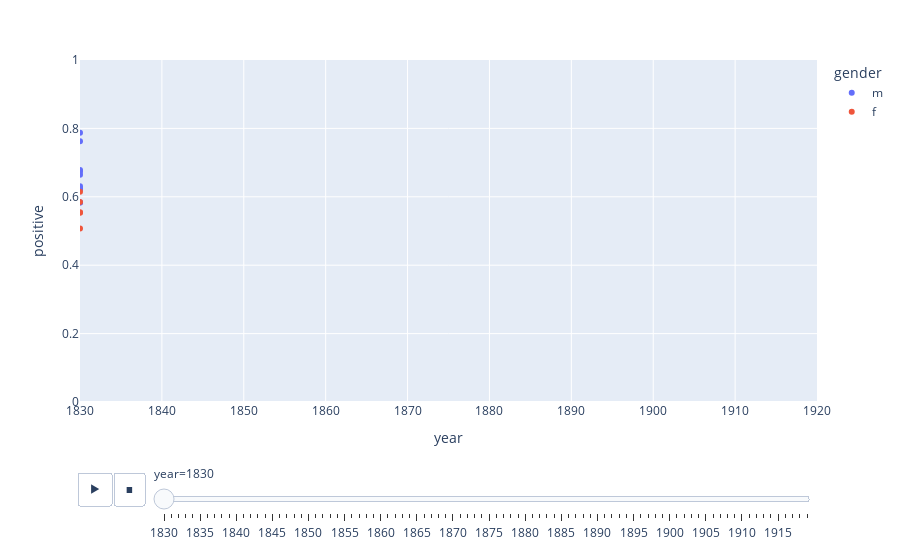

Notebook cell for this chart:
### Code cell
# gender graph
fig = px.scatter(filter_gender,x="year", y="positive",animation_frame="year", 
                 animation_group="word", color="gender", hover_name="word",
                 range_x=[1830,1920], range_y=[0,1]
                )

fig.layout.updatemenus[0].buttons[0].args[1]["frame"]["duration"] = 300 
fig.show()

### Figure 1 — Plotly figure (JSON) as saved in the notebook; plotly's stock layout.template omitted (floating-point values rounded to 4 significant figures)
{"data": [{"hovertemplate": "<b>%{hovertext}</b><br><br>gender=m<br>year=%{x}<br>positive=%{y}<extra></extra>", "hovertext": ["gentleman", "sir", "men", "fellow", "man", "mr.", "king", "lord", "father", "brother"], "ids": ["gentleman", "sir", "men", "fellow", "man", "mr.", "king", "lord", "father", "brother"], "legendgroup": "m", "marker": {"color": "#636efa", "symbol": "circle"}, "mode": "markers", "name": "m", "orientation": "v", "showlegend": true, "type": "scatter", "x": [1830, 1830, 1830, 1830, 1830, 1830, 1830, 1830, 1830, 1830], "xaxis": "x", "y": [0.6787, 0.6645, 0.5832, 0.7626, 0.6226, 0.631, 0.6735, 0.5831, 0.6219, 0.7875], "yaxis": "y"}, {"hovertemplate": "<b>%{hovertext}</b><br><br>gender=f<br>year=%{x}<br>positive=%{y}<extra></extra>", "hovertext": ["wife", "woman", "lady", "mother", "women"], "ids": ["wife", "woman", "lady", "mother", "women"], "legendgroup": "f", "marker": {"color": "#EF553B", "symbol": "circle"}, "mode": "markers", "name": "f", "orientation": "v", "showlegend": true, "type": "scatter", "x": [1830, 1830, 1830, 1830, 1830], "xaxis": "x", "y": [0.6148, 0.507, 0.5849, 0.5536, 0.5551], "yaxis": "y"}], "layout": {"legend": {"title": {"text": "gender"}, "tracegroupgap": 0}, "margin": {"t": 60}, "sliders": [{"active": 0, "currentvalue": {"prefix": "year="}, "len": 0.9, "pad": {"b": 10, "t": 60}, "steps": [{"args": [["1830"], {"frame": {"duration": 0, "redraw": false}, "fromcurrent": true, "mode": "immediate", "transition": {"duration": 0, "easing": "linear"}}], "label": "1830", "method": "animate"}, {"args": [["1831"], {"frame": {"duration": 0, "redraw": false}, "fromcurrent": true, "mode": "immediate", "transition": {"duration": 0, "easing": "linear"}}], "label": "1831", "method": "animate"}, {"args": [["1832"], {"frame": {"duration": 0, "redraw": false}, "fromcurrent": true, "mode": "immediate", "transition": {"duration": 0, "easing": "linear"}}], "label": "1832", "method": "animate"}, {"args": [["1833"], {"frame": {"duration": 0, "redraw": false}, "fromcurrent": true, "mode": "immediate", "transition": {"duration": 0, "easing": "linear"}}], "label": "1833", "method": "animate"}, {"args": [["1834"], {"frame": {"duration": 0, "redraw": false}, "fromcurrent": true, "mode": "immediate", "transition": {"duration": 0, "easing": "linear"}}], "label": "1834", "method": "animate"}, {"args": [["1835"], {"frame": {"duration": 0, "redraw": false}, "fromcurrent": true, "mode": "immediate", "transition": {"duration": 0, "easing": "linear"}}], "label": "1835", "method": "animate"}, {"args": [["1836"], {"frame": {"duration": 0, "redraw": false}, "fromcurrent": true, "mode": "immediate", "transition": {"duration": 0, "easing": "linear"}}], "label": "1836", "method": "animate"}, {"args": [["1837"], {"frame": {"duration": 0, "redraw": false}, "fromcurrent": true, "mode": "immediate", "transition": {"duration": 0, "easing": "linear"}}], "label": "1837", "method": "animate"}, {"args": [["1838"], {"frame": {"duration": 0, "redraw": false}, "fromcurrent": true, "mode": "immediate", "transition": {"duration": 0, "easing": "linear"}}], "label": "1838", "method": "animate"}, {"args": [["1839"], {"frame": {"duration": 0, "redraw": false}, "fromcurrent": true, "mode": "immediate", "transition": {"duration": 0, "easing": "linear"}}], "label": "1839", "method": "animate"}, {"args": [["1840"], {"frame": {"duration": 0, "redraw": false}, "fromcurrent": true, "mode": "immediate", "transition": {"duration": 0, "easing": "linear"}}], "label": "1840", "method": "animate"}, {"args": [["1841"], {"frame": {"duration": 0, "redraw": false}, "fromcurrent": true, "mode": "immediate", "transition": {"duration": 0, "easing": "linear"}}], "label": "1841", "method": "animate"}, {"args": [["1842"], {"frame": {"duration": 0, "redraw": false}, "fromcurrent": true, "mode": "immediate", "transition": {"duration": 0, "easing": "linear"}}], "label": "1842", "method": "animate"}, {"args": [["1843"], {"frame": {"duration": 0, "redraw": false}, "fromcurrent": true, "mode": "immediate", "transition": {"duration": 0, "easing": "linear"}}], "label": "1843", "method": "animate"}, {"args": [["1844"], {"frame": {"duration": 0, "redraw": false}, "fromcurrent": true, "mode": "immediate", "transition": {"duration": 0, "easing": "linear"}}], "label": "1844", "method": "animate"}, {"args": [["1845"], {"frame": {"duration": 0, "redraw": false}, "fromcurrent": true, "mode": "immediate", "transition": {"duration": 0, "easing": "linear"}}], "label": "1845", "method": "animate"}, {"args": [["1846"], {"frame": {"duration": 0, "redraw": false}, "fromcurrent": true, "mode": "immediate", "transition": {"duration": 0, "easing": "linear"}}], "label": "1846", "method": "animate"}, {"args": [["1847"], {"frame": {"duration": 0, "redraw": false}, "fromcurrent": true, "mode": "immediate", "transition": {"duration": 0, "easing": "linear"}}], "label": "1847", "method": "animate"}, {"args": [["1848"], {"frame": {"duration": 0, "redraw": false}, "fromcurrent": true, "mode": "immediate", "transition": {"duration": 0, "easing": "linear"}}], "label": "1848", "method": "animate"}, {"args": [["1849"], {"frame": {"duration": 0, "redraw": false}, "fromcurrent": true, "mode": "immediate", "transition": {"duration": 0, "easing": "linear"}}], "label": "1849", "method": "animate"}, {"args": [["1850"], {"frame": {"duration": 0, "redraw": false}, "fromcurrent": true, "mode": "immediate", "transition": {"duration": 0, "easing": "linear"}}], "label": "1850", "method": "animate"}, {"args": [["1851"], {"frame": {"duration": 0, "redraw": false}, "fromcurrent": true, "mode": "immediate", "transition": {"duration": 0, "easing": "linear"}}], "label": "1851", "method": "animate"}, {"args": [["1852"], {"frame": {"duration": 0, "redraw": false}, "fromcurrent": true, "mode": "immediate", "transition": {"duration": 0, "easing": "linear"}}], "label": "1852", "method": "animate"}, {"args": [["1853"], {"frame": {"duration": 0, "redraw": false}, "fromcurrent": true, "mode": "immediate", "transition": {"duration": 0, "easing": "linear"}}], "label": "1853", "method": "animate"}, {"args": [["1854"], {"frame": {"duration": 0, "redraw": false}, "fromcurrent": true, "mode": "immediate", "transition": {"duration": 0, "easing": "linear"}}], "label": "1854", "method": "animate"}, {"args": [["1855"], {"frame": {"duration": 0, "redraw": false}, "fromcurrent": true, "mode": "immediate", "transition": {"duration": 0, "easing": "linear"}}], "label": "1855", "method": "animate"}, {"args": [["1856"], {"frame": {"duration": 0, "redraw": false}, "fromcurrent": true, "mode": "immediate", "transition": {"duration": 0, "easing": "linear"}}], "label": "1856", "method": "animate"}, {"args": [["1857"], {"frame": {"duration": 0, "redraw": false}, "fromcurrent": true, "mode": "immediate", "transition": {"duration": 0, "easing": "linear"}}], "label": "1857", "method": "animate"}, {"args": [["1858"], {"frame": {"duration": 0, "redraw": false}, "fromcurrent": true, "mode": "immediate", "transition": {"duration": 0, "easing": "linear"}}], "label": "1858", "method": "animate"}, {"args": [["1859"], {"frame": {"duration": 0, "redraw": false}, "fromcurrent": true, "mode": "immediate", "transition": {"duration": 0, "easing": "linear"}}], "label": "1859", "method": "animate"}, {"args": [["1860"], {"frame": {"duration": 0, "redraw": false}, "fromcurrent": true, "mode": "immediate", "transition": {"duration": 0, "easing": "linear"}}], "label": "1860", "method": "animate"}, {"args": [["1861"], {"frame": {"duration": 0, "redraw": false}, "fromcurrent": true, "mode": "immediate", "transition": {"duration": 0, "easing": "linear"}}], "label": "1861", "method": "animate"}, {"args": [["1862"], {"frame": {"duration": 0, "redraw": false}, "fromcurrent": true, "mode": "immediate", "transition": {"duration": 0, "easing": "linear"}}], "label": "1862", "method": "animate"}, {"args": [["1863"], {"frame": {"duration": 0, "redraw": false}, "fromcurrent": true, "mode": "immediate", "transition": {"duration": 0, "easing": "linear"}}], "label": "1863", "method": "animate"}, {"args": [["1864"], {"frame": {"duration": 0, "redraw": false}, "fromcurrent": true, "mode": "immediate", "transition": {"duration": 0, "easing": "linear"}}], "label": "1864", "method": "animate"}, {"args": [["1865"], {"frame": {"duration": 0, "redraw": false}, "fromcurrent": true, "mode": "immediate", "transition": {"duration": 0, "easing": "linear"}}], "label": "1865", "method": "animate"}, {"args": [["1866"], {"frame": {"duration": 0, "redraw": false}, "fromcurrent": true, "mode": "immediate", "transition": {"duration": 0, "easing": "linear"}}], "label": "1866", "method": "animate"}, {"args": [["1867"], {"frame": {"duration": 0, "redraw": false}, "fromcurrent": true, "mode": "immediate", "transition": {"duration": 0, "easing": "linear"}}], "label": "1867", "method": "animate"}, {"args": [["1868"], {"frame": {"duration": 0, "redraw": false}, "fromcurrent": true, "mode": "immediate", "transition": {"duration": 0, "easing": "linear"}}], "label": "1868", "method": "animate"}, {"args": [["1869"], {"frame": {"duration": 0, "redraw": false}, "fromcurrent": true, "mode": "immediate", "transition": {"duration": 0, "easing": "linear"}}], "label": "1869", "method": "animate"}, {"args": [["1870"], {"frame": {"duration": 0, "redraw": false}, "fromcurrent": true, "mode": "immediate", "transition": {"duration": 0, "easing": "linear"}}], "label": "1870", "method": "animate"}, {"args": [["1871"], {"frame": {"duration": 0, "redraw": false}, "fromcurrent": true, "mode": "immediate", "transition": {"duration": 0, "easing": "linear"}}], "label": "1871", "method": "animate"}, {"args": [["1872"], {"frame": {"duration": 0, "redraw": false}, "fromcurrent": true, "mode": "immediate", "transition": {"duration": 0, "easing": "linear"}}], "label": "1872", "method": "animate"}, {"args": [["1873"], {"frame": {"duration": 0, "redraw": false}, "fromcurrent": true, "mode": "immediate", "transition": {"duration": 0, "easing": "linear"}}], "label": "1873", "method": "animate"}, {"args": [["1874"], {"frame": {"duration": 0, "redraw": false}, "fromcurrent": true, "mode": "immediate", "transition": {"duration": 0, "easing": "linear"}}], "label": "1874", "method": "animate"}, {"args": [["1875"], {"frame": {"duration": 0, "redraw": false}, "fromcurrent": true, "mode": "immediate", "transition": {"duration": 0, "easing": "linear"}}], "label": "1875", "method": "animate"}, {"args": [["1876"], {"frame": {"duration": 0, "redraw": false}, "fromcurrent": true, "mode": "immediate", "transition": {"duration": 0, "easing": "linear"}}], "label": "1876", "method": "animate"}, {"args": [["1877"], {"frame": {"duration": 0, "redraw": false}, "fromcurrent": true, "mode": "immediate", "transition": {"duration": 0, "easing": "linear"}}], "label": "1877", "method": "animate"}, {"args": [["1878"], {"frame": {"duration": 0, "redraw": false}, "fromcurrent": true, "mode": "immediate", "transition": {"duration": 0, "easing": "linear"}}], "label": "1878", "method": "animate"}, {"args": [["1879"], {"frame": {"duration": 0, "redraw": false}, "fromcurrent": true, "mode": "immediate", "transition": {"duration": 0, "easing": "linear"}}], "label": "1879", "method": "animate"}, {"args": [["1880"], {"frame": {"duration": 0, "redraw": false}, "fromcurrent": true, "mode": "immediate", "transition": {"duration": 0, "easing": "linear"}}], "label": "1880", "method": "animate"}, {"args": [["1881"], {"frame": {"duration": 0, "redraw": false}, "fromcurrent": true, "mode": "immediate", "transition": {"duration": 0, "easing": "linear"}}], "label": "1881", "method": "animate"}, {"args": [["1882"], {"frame": {"duration": 0, "redraw": false}, "fromcurrent": true, "mode": "immediate", "transition": {"duration": 0, "easing": "linear"}}], "label": "1882", "method": "animate"}, {"args": [["1883"], {"frame": {"duration": 0, "redraw": false}, "fromcurrent": true, "mode": "immediate", "transition": {"duration": 0, "easing": "linear"}}], "label": "1883", "method": "animate"}, {"args": [["1884"], {"frame": {"duration": 0, "redraw": false}, "fromcurrent": true, "mode": "immediate", "transition": {"duration": 0, "easing": "linear"}}], "label": "1884", "method": "animate"}, {"args": [["1885"], {"frame": {"duration": 0, "redraw": false}, "fromcurrent": true, "mode": "immediate", "transition": {"duration": 0, "easing": "linear"}}], "label": "1885", "method": "animate"}, {"args": [["1886"], {"frame": {"duration": 0, "redraw": false}, "fromcurrent": true, "mode": "immediate", "transition": {"duration": 0, "easing": "linear"}}], "label": "1886", "method": "animate"}, {"args": [["1887"], {"frame": {"duration": 0, "redraw": false}, "fromcurrent": true, "mode": "immediate", "transition": {"duration": 0, "easing": "linear"}}], "label": "1887", "method": "animate"}, {"args": [["1888"], {"frame": {"duration": 0, "redraw": false}, "fromcurrent": true, "mode": "immediate", "transition": {"duration": 0, "easing": "linear"}}], "label": "1888", "method": "animate"}, {"args": [["1889"], {"frame": {"duration": 0, "redraw": false}, "fromcurrent": true, "mode": "immediate", "transition": {"duration": 0, "easing": "linear"}}], "label": "1889", "method": "animate"}, {"args": [["1890"], {"frame": {"duration": 0, "redraw": false}, "fromcurrent": true, "mode": "immediate", "transition": {"duration": 0, "easing": "linear"}}], "label": "1890", "method": "animate"}, {"args": [["1891"], {"frame": {"duration": 0, "redraw": false}, "fromcurrent": true, "mode": "immediate", "transition": {"duration": 0, "easing": "linear"}}], "label": "1891", "method": "animate"}, {"args": [["1892"], {"frame": {"duration": 0, "redraw": false}, "fromcurrent": true, "mode": "immediate", "transition": {"duration": 0, "easing": "linear"}}], "label": "1892", "method": "animate"}, {"args": [["1893"], {"frame": {"duration": 0, "redraw": false}, "fromcurrent": true, "mode": "immediate", "transition": {"duration": 0, "easing": "linear"}}], "label": "1893", "method": "animate"}, {"args": [["1894"], {"frame": {"duration": 0, "redraw": false}, "fromcurrent": true, "mode": "immediate", "transition": {"duration": 0, "easing": "linear"}}], "label": "1894", "method": "animate"}, {"args": [["1895"], {"frame": {"duration": 0, "redraw": false}, "fromcurrent": true, "mode": "immediate", "transition": {"duration": 0, "easing": "linear"}}], "label": "1895", "method": "animate"}, {"args": [["1896"], {"frame": {"duration": 0, "redraw": false}, "fromcurrent": true, "mode": "immediate", "transition": {"duration": 0, "easing": "linear"}}], "label": "1896", "method": "animate"}, {"args": [["1897"], {"frame": {"duration": 0, "redraw": false}, "fromcurrent": true, "mode": "immediate", "transition": {"duration": 0, "easing": "linear"}}], "label": "1897", "method": "animate"}, {"args": [["1898"], {"frame": {"duration": 0, "redraw": false}, "fromcurrent": true, "mode": "immediate", "transition": {"duration": 0, "easing": "linear"}}], "label": "1898", "method": "animate"}, {"args": [["1899"], {"frame": {"duration": 0, "redraw": false}, "fromcurrent": true, "mode": "immediate", "transition": {"duration": 0, "easing": "linear"}}], "label": "1899", "method": "animate"}, {"args": [["1900"], {"frame": {"duration": 0, "redraw": false}, "fromcurrent": true, "mode": "immediate", "transition": {"duration": 0, "easing": "linear"}}], "label": "1900", "method": "animate"}, {"args": [["1901"], {"frame": {"duration": 0, "redraw": false}, "fromcurrent": true, "mode": "immediate", "transition": {"duration": 0, "easing": "linear"}}], "label": "1901", "method": "animate"}, {"args": [["1902"], {"frame": {"duration": 0, "redraw": false}, "fromcurrent": true, "mode": "immediate", "transition": {"duration": 0, "easing": "linear"}}], "label": "1902", "method": "animate"}, {"args": [["1903"], {"frame": {"duration": 0, "redraw": false}, "fromcurrent": true, "mode": "immediate", "transition": {"duration": 0, "easing": "linear"}}], "label": "1903", "method": "animate"}, {"args": [["1904"], {"frame": {"duration": 0, "redraw": false}, "fromcurrent": true, "mode": "immediate", "transition": {"duration": 0, "easing": "linear"}}], "label": "1904", "method": "animate"}, {"args": [["1905"], {"frame": {"duration": 0, "redraw": false}, "fromcurrent": true, "mode": "immediate", "transition": {"duration": 0, "easing": "linear"}}], "label": "1905", "method": "animate"}, {"args": [["1906"], {"frame": {"duration": 0, "redraw": false}, "fromcurrent": true, "mode": "immediate", "transition": {"duration": 0, "easing": "linear"}}], "label": "1906", "method": "animate"}, {"args": [["1907"], {"frame": {"duration": 0, "redraw": false}, "fromcurrent": true, "mode": "immediate", "transition": {"duration": 0, "easing": "linear"}}], "label": "1907", "method": "animate"}, {"args": [["1908"], {"frame": {"duration": 0, "redraw": false}, "fromcurrent": true, "mode": "immediate", "transition": {"duration": 0, "easing": "linear"}}], "label": "1908", "method": "animate"}, {"args": [["1909"], {"frame": {"duration": 0, "redraw": false}, "fromcurrent": true, "mode": "immediate", "transition": {"duration": 0, "easing": "linear"}}], "label": "1909", "method": "animate"}, {"args": [["1910"], {"frame": {"duration": 0, "redraw": false}, "fromcurrent": true, "mode": "immediate", "transition": {"duration": 0, "easing": "linear"}}], "label": "1910", "method": "animate"}, {"args": [["1911"], {"frame": {"duration": 0, "redraw": false}, "fromcurrent": true, "mode": "immediate", "transition": {"duration": 0, "easing": "linear"}}], "label": "1911", "method": "animate"}, {"args": [["1912"], {"frame": {"duration": 0, "redraw": false}, "fromcurrent": true, "mode": "immediate", "transition": {"duration": 0, "easing": "linear"}}], "label": "1912", "method": "animate"}, {"args": [["1913"], {"frame": {"duration": 0, "redraw": false}, "fromcurrent": true, "mode": "immediate", "transition": {"duration": 0, "easing": "linear"}}], "label": "1913", "method": "animate"}, {"args": [["1914"], {"frame": {"duration": 0, "redraw": false}, "fromcurrent": true, "mode": "immediate", "transition": {"duration": 0, "easing": "linear"}}], "label": "1914", "method": "animate"}, {"args": [["1915"], {"frame": {"duration": 0, "redraw": false}, "fromcurrent": true, "mode": "immediate", "transition": {"duration": 0, "easing": "linear"}}], "label": "1915", "method": "animate"}, {"args": [["1916"], {"frame": {"duration": 0, "redraw": false}, "fromcurrent": true, "mode": "immediate", "transition": {"duration": 0, "easing": "linear"}}], "label": "1916", "method": "animate"}, {"args": [["1917"], {"frame": {"duration": 0, "redraw": false}, "fromcurrent": true, "mode": "immediate", "transition": {"duration": 0, "easing": "linear"}}], "label": "1917", "method": "animate"}, {"args": [["1918"], {"frame": {"duration": 0, "redraw": false}, "fromcurrent": true, "mode": "immediate", "transition": {"duration": 0, "easing": "linear"}}], "label": "1918", "method": "animate"}, {"args": [["1919"], {"frame": {"duration": 0, "redraw": false}, "fromcurrent": true, "mode": "immediate", "transition": {"duration": 0, "easing": "linear"}}], "label": "1919", "method": "animate"}], "x": 0.1, "xanchor": "left", "y": 0, "yanchor": "top"}], "updatemenus": [{"buttons": [{"args": [null, {"frame": {"duration": 300, "redraw": false}, "fromcurrent": true, "mode": "immediate", "transition": {"duration": 500, "easing": "linear"}}], "label": "&#9654;", "method": "animate"}, {"args": [[null], {"frame": {"duration": 0, "redraw": false}, "fromcurrent": true, "mode": "immediate", "transition": {"duration": 0, "easing": "linear"}}], "label": "&#9724;", "method": "animate"}], "direction": "left", "pad": {"r": 10, "t": 70}, "showactive": false, "type": "buttons", "x": 0.1, "xanchor": "right", "y": 0, "yanchor": "top"}], "xaxis": {"anchor": "y", "categoryarray": [1830, 1831, 1832, 1833, 1834, 1835, 1836, 1837, 1838, 1839, 1840, 1841, 1842, 1843, 1844, 1845, 1846, 1847, 1848, 1849, 1850, 1851, 1852, 1853, 1854, 1855, 1856, 1857, 1858, 1859, 1860, 1861, 1862, 1863, 1864, 1865, 1866, 1867, 1868, 1869, 1870, 1871, 1872, 1873, 1874, 1875, 1876, 1877, 1878, 1879, 1880, 1881, 1882, 1883, 1884, 1885, 1886, 1887, 1888, 1889, 1890, 1891, 1892, 1893, 1894, 1895, 1896, 1897, 1898, 1899, 1900, 1901, 1902, 1903, 1904, 1905, 1906, 1907, 1908, 1909, 1910, 1911, 1912, 1913, 1914, 1915, 1916, 1917, 1918, 1919], "categoryorder": "array", "domain": [0, 1], "range": [1830, 1920], "title": {"text": "year"}}, "yaxis": {"anchor": "x", "domain": [0, 1], "range": [0, 1], "title": {"text": "positive"}}}}
